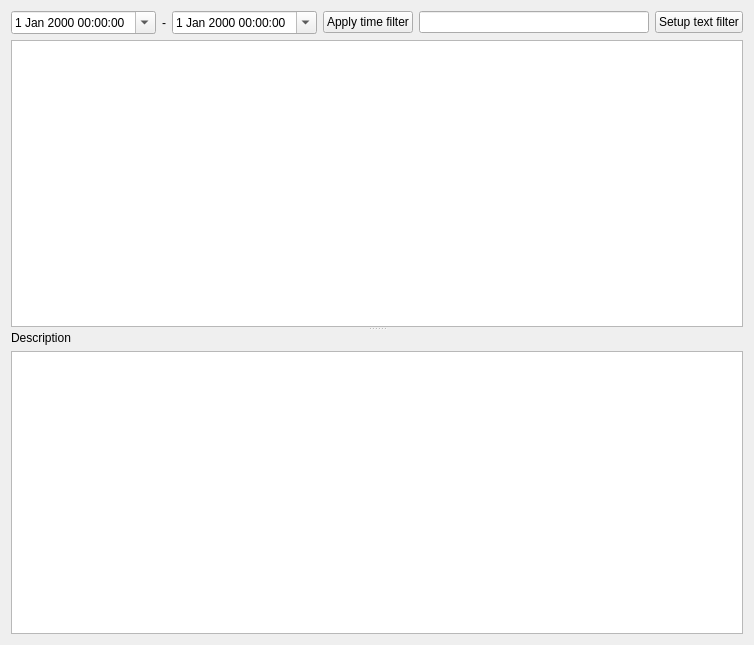
<?xml version="1.0" encoding="UTF-8"?>
<ui version="4.0">
 <class>GlobalHistoryBrowser</class>
 <widget class="QWidget" name="GlobalHistoryBrowser">
  <property name="geometry">
   <rect>
    <x>0</x>
    <y>0</y>
    <width>754</width>
    <height>645</height>
   </rect>
  </property>
  <property name="windowTitle">
   <string>Global history browser</string>
  </property>
  <layout class="QVBoxLayout" name="verticalLayout_3">
   <item>
    <widget class="QSplitter" name="splitter">
     <property name="orientation">
      <enum>Qt::Vertical</enum>
     </property>
     <widget class="QWidget" name="layoutWidget">
      <layout class="QVBoxLayout" name="verticalLayout">
       <item>
        <layout class="QHBoxLayout" name="horizontalLayout">
         <item>
          <widget class="QDateTimeEdit" name="fromDateFilter">
           <property name="calendarPopup">
            <bool>true</bool>
           </property>
          </widget>
         </item>
         <item>
          <widget class="QLabel" name="label_2">
           <property name="text">
            <string>-</string>
           </property>
          </widget>
         </item>
         <item>
          <widget class="QDateTimeEdit" name="untilDateFilter">
           <property name="calendarPopup">
            <bool>true</bool>
           </property>
          </widget>
         </item>
         <item>
          <widget class="QPushButton" name="timeFilterAction">
           <property name="text">
            <string>Apply time filter</string>
           </property>
           <property name="checkable">
            <bool>true</bool>
           </property>
          </widget>
         </item>
         <item>
          <widget class="QLineEdit" name="filterEdit"/>
         </item>
         <item>
          <widget class="QPushButton" name="filterAction">
           <property name="text">
            <string>Setup text filter</string>
           </property>
           <property name="checkable">
            <bool>true</bool>
           </property>
          </widget>
         </item>
        </layout>
       </item>
       <item>
        <widget class="QtSqlTableView" name="table">
         <property name="autoScroll">
          <bool>false</bool>
         </property>
         <property name="editTriggers">
          <set>QAbstractItemView::NoEditTriggers</set>
         </property>
         <property name="alternatingRowColors">
          <bool>true</bool>
         </property>
         <property name="selectionMode">
          <enum>QAbstractItemView::SingleSelection</enum>
         </property>
         <property name="selectionBehavior">
          <enum>QAbstractItemView::SelectRows</enum>
         </property>
         <property name="verticalScrollMode">
          <enum>QAbstractItemView::ScrollPerPixel</enum>
         </property>
        </widget>
       </item>
      </layout>
     </widget>
     <widget class="QWidget" name="layoutWidget1">
      <layout class="QVBoxLayout" name="verticalLayout_2">
       <item>
        <widget class="QLabel" name="label">
         <property name="text">
          <string>Description</string>
         </property>
        </widget>
       </item>
       <item>
        <widget class="QTextBrowser" name="description"/>
       </item>
      </layout>
     </widget>
    </widget>
   </item>
  </layout>
 </widget>
 <customwidgets>
  <customwidget>
   <class>QtSqlTableView</class>
   <extends>QTableView</extends>
   <header>qtsqltableview.h</header>
  </customwidget>
 </customwidgets>
 <resources/>
 <connections/>
</ui>
